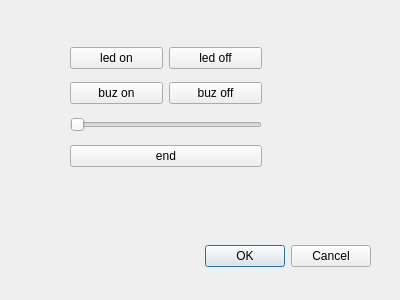
<?xml version="1.0" encoding="UTF-8"?>
<ui version="4.0">
 <class>Dialog</class>
 <widget class="QDialog" name="Dialog">
  <property name="geometry">
   <rect>
    <x>0</x>
    <y>0</y>
    <width>400</width>
    <height>300</height>
   </rect>
  </property>
  <property name="windowTitle">
   <string>Dialog</string>
  </property>
  <widget class="QDialogButtonBox" name="buttonBox">
   <property name="geometry">
    <rect>
     <x>30</x>
     <y>240</y>
     <width>341</width>
     <height>32</height>
    </rect>
   </property>
   <property name="orientation">
    <enum>Qt::Horizontal</enum>
   </property>
   <property name="standardButtons">
    <set>QDialogButtonBox::Cancel|QDialogButtonBox::Ok</set>
   </property>
  </widget>
  <widget class="QWidget" name="verticalLayoutWidget">
   <property name="geometry">
    <rect>
     <x>70</x>
     <y>40</y>
     <width>192</width>
     <height>135</height>
    </rect>
   </property>
   <layout class="QVBoxLayout" name="verticalLayout_2">
    <item>
     <layout class="QHBoxLayout" name="horizontalLayout">
      <item>
       <widget class="QPushButton" name="led_on">
        <property name="text">
         <string>led on</string>
        </property>
       </widget>
      </item>
      <item>
       <widget class="QPushButton" name="led_off">
        <property name="text">
         <string>led off</string>
        </property>
       </widget>
      </item>
     </layout>
    </item>
    <item>
     <layout class="QHBoxLayout" name="horizontalLayout_2">
      <item>
       <widget class="QPushButton" name="buz_on">
        <property name="text">
         <string>buz on</string>
        </property>
       </widget>
      </item>
      <item>
       <widget class="QPushButton" name="buz_off">
        <property name="text">
         <string>buz off</string>
        </property>
       </widget>
      </item>
     </layout>
    </item>
    <item>
     <widget class="QSlider" name="buz_slider">
      <property name="orientation">
       <enum>Qt::Horizontal</enum>
      </property>
     </widget>
    </item>
    <item>
     <widget class="QPushButton" name="end">
      <property name="text">
       <string>end</string>
      </property>
     </widget>
    </item>
   </layout>
  </widget>
 </widget>
 <resources/>
 <connections>
  <connection>
   <sender>buttonBox</sender>
   <signal>rejected()</signal>
   <receiver>Dialog</receiver>
   <slot>reject()</slot>
   <hints>
    <hint type="sourcelabel">
     <x>316</x>
     <y>260</y>
    </hint>
    <hint type="destinationlabel">
     <x>286</x>
     <y>274</y>
    </hint>
   </hints>
  </connection>
  <connection>
   <sender>buttonBox</sender>
   <signal>accepted()</signal>
   <receiver>Dialog</receiver>
   <slot>accept()</slot>
   <hints>
    <hint type="sourcelabel">
     <x>248</x>
     <y>254</y>
    </hint>
    <hint type="destinationlabel">
     <x>157</x>
     <y>274</y>
    </hint>
   </hints>
  </connection>
 </connections>
</ui>
